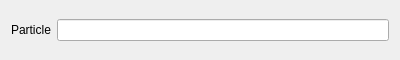
<?xml version="1.0" encoding="UTF-8"?>
<ui version="4.0">
 <class>Form_ParticleView</class>
 <widget class="QWidget" name="Form_ParticleView">
  <property name="geometry">
   <rect>
    <x>0</x>
    <y>0</y>
    <width>400</width>
    <height>60</height>
   </rect>
  </property>
  <property name="windowTitle">
   <string>Form</string>
  </property>
  <layout class="QGridLayout" name="gridLayout">
   <item row="0" column="0">
    <widget class="QLabel" name="label_Particle">
     <property name="text">
      <string>Particle</string>
     </property>
    </widget>
   </item>
   <item row="0" column="1">
    <widget class="DropLineEdit" name="lineEdit_Particle"/>
   </item>
  </layout>
 </widget>
 <customwidgets>
  <customwidget>
   <class>DropLineEdit</class>
   <extends>QLineEdit</extends>
   <header location="global">RootTools/Treenity/Include/DropLineEdit.h</header>
  </customwidget>
 </customwidgets>
 <resources/>
 <connections/>
</ui>
